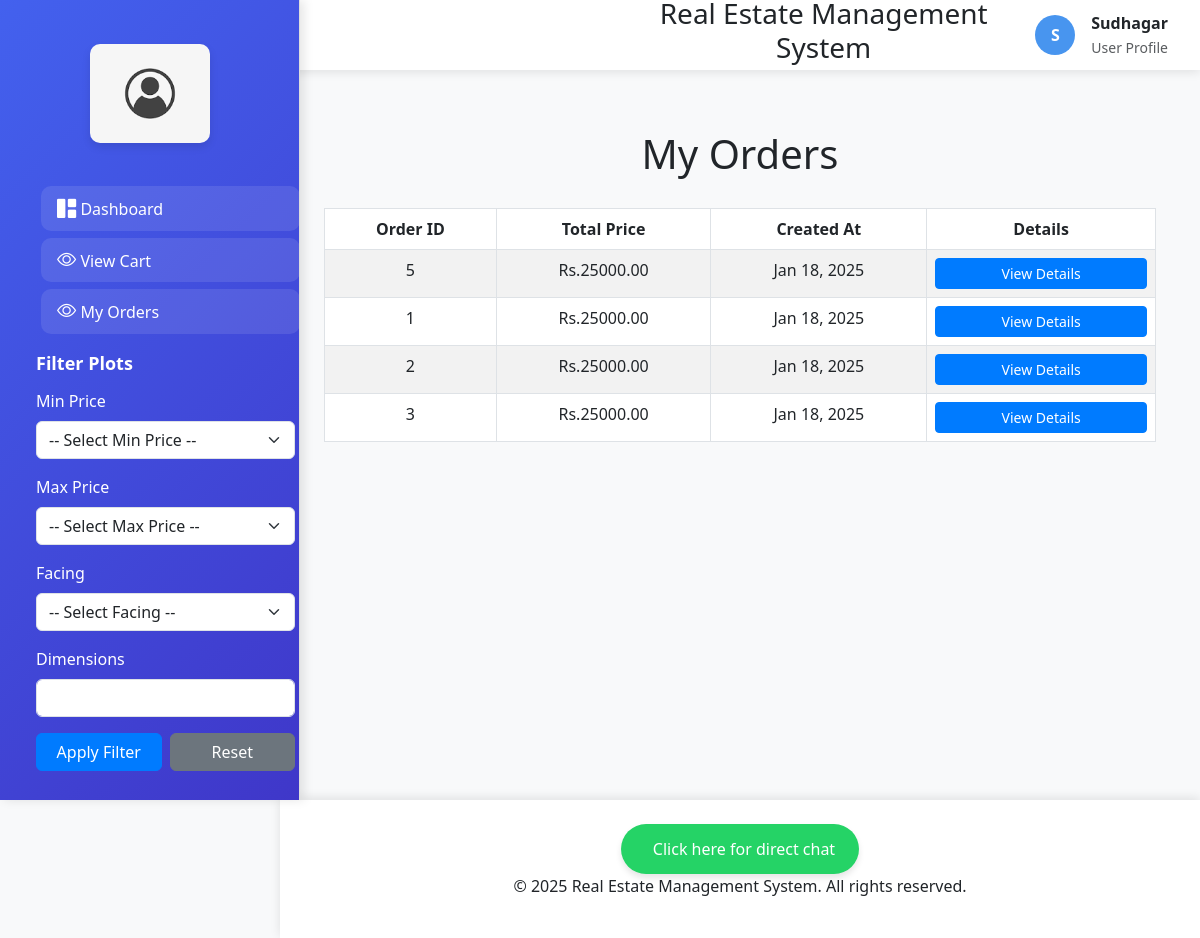
The app's page /my-orders/ (signed in) with its own data.
### properties/models.py (models this page shows, shortened)
class Order(models.Model):
    user = models.ForeignKey(User, on_delete=models.CASCADE)  # ForeignKey to the User model
    total_price = models.DecimalField(max_digits=10, decimal_places=2)  # Total price of the order
    created_at = models.DateTimeField(default=timezone.now)
    class Meta:
        verbose_name = 'Order'
        verbose_name_plural = 'Orders'

### properties/views.py (the view)
# urls.py: path('my-orders/', views.my_orders, name='my_orders'),
@login_required
def my_orders(request):
    orders = Order.objects.filter(user=request.user).order_by('-created_at')  # Fetch orders for the logged-in user
    return render(request, 'my_orders.html', {'orders': orders})

### properties/templates/my_orders.html (shortened to what this page needs)
{% extends 'base.html' %}
{% block content %}
<!DOCTYPE html>
<html lang="en">
<head>
    <link href="https://cdn.jsdelivr.net/npm/bootstrap@5.3.0-alpha1/dist/css/bootstrap.min.css" rel="stylesheet">
</head>
<body>
    <div class="container">
        <h1>My Orders</h1>
        <table class="table table-bordered table-striped">
            <thead class="thead-dark">
                <tr>
                    <th>Order ID</th>
                    <th>Total Price</th>
                    <th>Created At</th>
                    <th>Details</th>
                </tr>
            </thead>
            <tbody>
                {% for order in orders %}
                    <tr>
                        <td>{{ order.id }}</td>
                        <td>Rs.{{ order.total_price }}</td>
                        <td>{{ order.created_at|date:"M d, Y" }}</td>
                        <td>
                            <a href="{% url 'order_details' order.id %}" class="btn btn-primary btn-sm">View Details</a>
                        </td>
                    </tr>
                {% empty %}
                    <tr>
                        <td colspan="4" class="text-center">No orders found.</td>
                    </tr>
                {% endfor %}
            </tbody>
        </table>
    </div>
</body>
</html>
{% endblock %}

### properties/templates/base.html (shortened to what this page needs)
{% load static %}
<!DOCTYPE html>
<html lang="en">
<head>
    <link href="https://cdn.jsdelivr.net/npm/bootstrap@5.3.0-alpha1/dist/css/bootstrap.min.css" rel="stylesheet">
    <link rel="stylesheet" href="https://cdn.jsdelivr.net/npm/bootstrap-icons@1.11.1/font/bootstrap-icons.css">
</head>
<body>
    <nav class="sidebar">
        <div class="logo-container">
            <img src="{% static 'images/logo4.png' %}" alt="Logo">
        </div>
        <div class="nav flex-column">
            <a class="nav-link active" href="{% url 'user_dashboard' %}">
                <i class="bi bi-grid-1x2-fill"></i>
                <span>Dashboard</span>
            </a>
            <a class="nav-link active" href="{% url 'view_cart' %}">
                <i class="bi bi-eye"></i>
                <span>View Cart</span>
            </a>
            <a class="nav-link active" href="{% url 'my_orders' %}">
                <i class="bi bi-eye"></i>
                <span>My Orders</span>
            </a>
            <div class="filter-section p-3">
                <h5 class="filter-title">Filter Plots</h5>
                <form method="GET" action="{% url 'user_dashboard' %}">
                    <div class="mb-3">
                        <label for="price_range_min" class="form-label">Min Price</label>
                        <select id="price_range_min" name="price_range_min" class="form-select">
                            <option value="">-- Select Min Price --</option>
                        </select>
                    </div>
                    <div class="mb-3">
                        <label for="price_range_max" class="form-label">Max Price</label>
                        <select id="price_range_max" name="price_range_max" class="form-select">
                            <option value="">-- Select Max Price --</option>
                        </select>
                    </div>
                    <div class="mb-3">
                        <label for="facing" class="form-label">Facing</label>
                        <select id="facing" name="facing" class="form-select">
                            <option value="">-- Select Facing --</option>
                        </select>
                    </div>
                    <div class="mb-3">
                        <label for="dimensions" class="form-label">Dimensions</label>
                        <input type="text" id="dimensions" name="dimensions" class="form-control" value="{{ dimensions }}">
                    </div>
                    <div class="d-flex gap-2">
                        <button type="submit" class="btn btn-primary">Apply Filter</button>
                        <a href="{% url 'user_dashboard' %}" class="btn btn-secondary">Reset</a>
                    </div>
                </form>
            </div>
        </div>
    </nav>
    <header class="main-header">
        <div class="header-content">
            <h3 class="text-center" style="margin-left:300px;">Real Estate Management System</h3>
            <div class="user-profile">
                <div class="user-avatar">
                    {{ user.username|make_list|first|upper }}
                </div>
                <div class="d-none d-md-block">
                    <div class="fw-bold">{{ user.username }}</div>
                    <small class="text-muted">User Profile</small>
                </div>
            </div>
        </div>
    </header>
    <main class="main-content">
        {% block content %}
        {% endblock %}
    </main>
<footer class="footer">
    <div class="footer-content">
        <a
            class="qlwapp-toggle whatsapp-link"
            href="https://web.whatsapp.com/send?phone=&amp;text=Hello!%20Istuti"
            target="_blank"
            role="button">
            <span>Click here for direct chat</span>
        </a>
        <p class="footer-text">&copy; 2025 Real Estate Management System. All rights reserved.</p>
    </div>
</footer>
</body>
</html>

### properties/templates/base.html (style rules this page uses)
:root { --primary-color: #4361ee; --secondary-color: #3f37c9; --accent-color: #4895ef; --text-color: #2b2d42; --bg-light: #f8f9fa; --sidebar-width: 280px; }
body { font-family: 'Segoe UI', system-ui, -apple-system, sans-serif; background-color: #f0f2f5; color: var(--text-color); }
.sidebar { position: fixed; top: 0; left: 0; height: 100vh; width: var(--sidebar-width); background: linear-gradient(135deg, var(--primary-color), var(--secondary-color)); color: white; padding-top: 1rem; z-index: 1000; box-shadow: 4px 0 10px rgba(0, 0, 0, 0.1); transition: all 0.3s ease; }
.sidebar .logo-container { padding: 1.5rem; text-align: center; margin-bottom: 1rem; }
.sidebar .logo-container img { width: 120px; height: auto; border-radius: 10px; box-shadow: 0 4px 8px rgba(0, 0, 0, 0.1); }
.nav-link { color: rgba(255, 255, 255, 0.8); padding: 1rem 1.5rem; margin: 0.2rem 1rem; border-radius: 10px; transition: all 0.3s ease; display: flex; align-items: center; gap: 10px; }
.nav-link:hover, .nav-link.active { background-color: rgba(255, 255, 255, 0.1); color: white; transform: translateX(5px); }
.nav-link i { font-size: 1.2rem; }
.main-header { position: fixed; top: 0; right: 0; left: var(--sidebar-width); height: 70px; background: white; box-shadow: 0 2px 10px rgba(0, 0, 0, 0.1); z-index: 999; padding: 0 2rem; }
.header-content { display: flex; justify-content: space-between; align-items: center; height: 100%; }
.user-profile { display: flex; align-items: center; gap: 1rem; }
.user-avatar { width: 40px; height: 40px; border-radius: 50%; background: var(--accent-color); color: white; display: flex; align-items: center; justify-content: center; font-weight: bold; }
.main-content { margin-left: var(--sidebar-width); padding: 90px 2rem 2rem; min-height: 100vh; }
.footer { margin-left: var(--sidebar-width); padding: 1.5rem; background: white; text-align: center; box-shadow: 0 -2px 10px rgba(0, 0, 0, 0.1); }
.btn-primary { background: var(--primary-color); border: none; border-radius: 10px; padding: 0.5rem 1.5rem; transition: all 0.3s ease; }
.sidebar { width: 300px; background-color: #f8f9fa; border-right: 1px solid #ddd; position: fixed; top: 0; left: 0; height: 100vh; overflow-y: auto; padding: 20px; }
.filter-section { margin-bottom: 20px; }
.filter-title { font-size: 18px; font-weight: bold; margin-bottom: 15px; }
.btn { width: 100%; }
.footer .whatsapp-link { display: inline-flex; align-items: center; gap: 0.5rem; background-color: #25d366; color: white; font-size: 1rem; font-weight: 500; padding: 0.8rem 1.5rem; border-radius: 30px; text-decoration: none; transition: all 0.3s ease; box-shadow: 0 4px 6px rgba(0, 0, 0, 0.1); }

### properties/templates/my_orders.html (style rules this page uses)
body { background-color: #f8f9fa; }
.container { margin-top: 40px; }
.table th, .table td { text-align: center; }
.btn-primary { background-color: #007bff; border-color: #007bff; }
h1 { text-align: center; margin-bottom: 30px; }

### records on screen
Order: id "5", total_price "25000.00", created_at "Jan 18, 2025"
Order: id "1", total_price "25000.00", created_at "Jan 18, 2025"
Order: id "2", total_price "25000.00", created_at "Jan 18, 2025"
Order: id "3", total_price "25000.00", created_at "Jan 18, 2025"

### other values on screen
{{ user.username|make_list|first|upper }} "S"
{{ user.username }} "Sudhagar"
